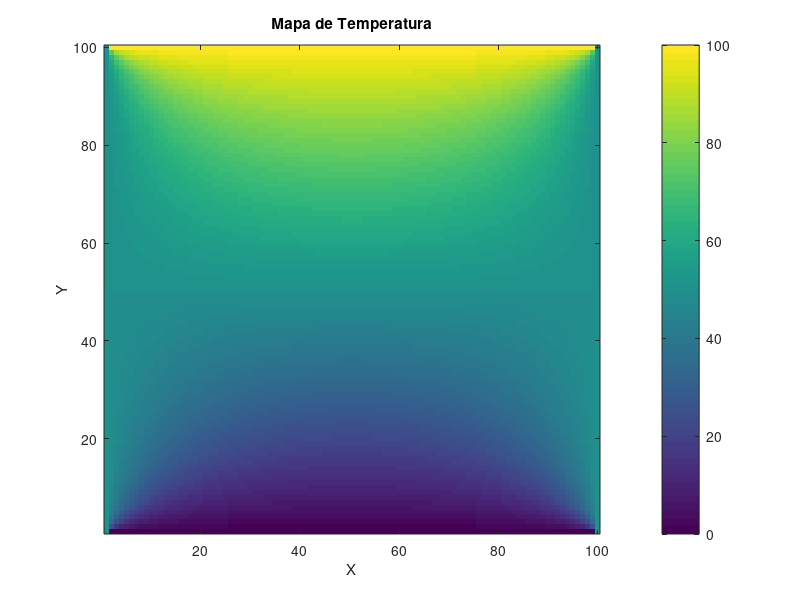

Write the MATLAB code that produced this figure.
% Lê os dados do arquivo .dat
data = load('matriz.dat'); 

% Separa as colunas x, y e temperatura T
x = data(:,1);  
y = data(:,2);  
T = data(:,3);  

% Determina o tamanho da malha
Nx = numel(unique(x));  
Ny = numel(unique(y));  

% Reorganiza os dados corretamente para um heatmap
T_grid = reshape(T, Ny, Nx);  

% Plota um heatmap 2D
figure;
imagesc(unique(x), unique(y), T_grid);
set(gca, 'YDir', 'normal');
colorbar;
xlabel('X'); ylabel('Y');
title('Mapa de Temperatura');

% Salva o gráfico no mesmo diretório
saveas(gcf, 'heatmap_2D.png');